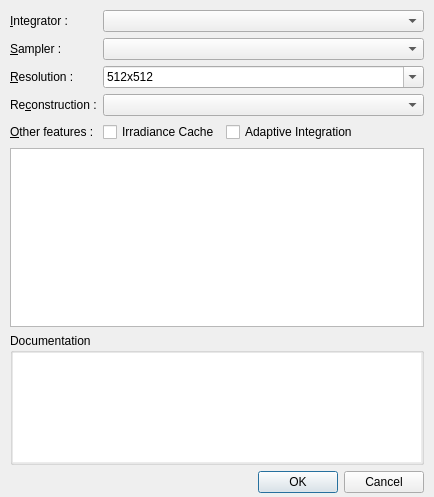
<?xml version="1.0" encoding="UTF-8"?>
<ui version="4.0">
 <class>RenderSettingsDialog</class>
 <widget class="QDialog" name="RenderSettingsDialog">
  <property name="geometry">
   <rect>
    <x>0</x>
    <y>0</y>
    <width>434</width>
    <height>497</height>
   </rect>
  </property>
  <property name="windowTitle">
   <string>Render settings</string>
  </property>
  <layout class="QGridLayout" name="gridLayout" rowstretch="0,0,0,0,5,0,0,0" columnstretch="0,0,1">
   <property name="leftMargin">
    <number>10</number>
   </property>
   <property name="topMargin">
    <number>10</number>
   </property>
   <property name="rightMargin">
    <number>10</number>
   </property>
   <property name="bottomMargin">
    <number>4</number>
   </property>
   <item row="0" column="1" colspan="2">
    <widget class="QComboBox" name="integratorBox"/>
   </item>
   <item row="1" column="1" colspan="2">
    <widget class="QComboBox" name="samplerBox"/>
   </item>
   <item row="2" column="1" colspan="2">
    <widget class="QComboBox" name="resolutionBox">
     <property name="editable">
      <bool>true</bool>
     </property>
     <item>
      <property name="text">
       <string>512x512</string>
      </property>
     </item>
     <item>
      <property name="text">
       <string>640x480</string>
      </property>
     </item>
     <item>
      <property name="text">
       <string>768x512</string>
      </property>
     </item>
     <item>
      <property name="text">
       <string>768x576</string>
      </property>
     </item>
     <item>
      <property name="text">
       <string>1024x768</string>
      </property>
     </item>
     <item>
      <property name="text">
       <string>1024x1024</string>
      </property>
     </item>
     <item>
      <property name="text">
       <string>1280x1024</string>
      </property>
     </item>
     <item>
      <property name="text">
       <string>1920x1080</string>
      </property>
     </item>
    </widget>
   </item>
   <item row="3" column="1" colspan="2">
    <widget class="QComboBox" name="rFilterBox"/>
   </item>
   <item row="4" column="1">
    <widget class="QCheckBox" name="icBox">
     <property name="text">
      <string>Irradiance Cache</string>
     </property>
    </widget>
   </item>
   <item row="4" column="2">
    <widget class="QCheckBox" name="aiBox">
     <property name="text">
      <string>Adaptive Integration</string>
     </property>
    </widget>
   </item>
   <item row="5" column="0" colspan="3">
    <widget class="QTreeView" name="treeView"/>
   </item>
   <item row="7" column="0" colspan="3">
    <widget class="QDialogButtonBox" name="buttonBox">
     <property name="standardButtons">
      <set>QDialogButtonBox::Cancel|QDialogButtonBox::Ok</set>
     </property>
    </widget>
   </item>
   <item row="6" column="0" colspan="3">
    <widget class="QGroupBox" name="groupBox">
     <property name="maximumSize">
      <size>
       <width>16777215</width>
       <height>171</height>
      </size>
     </property>
     <property name="title">
      <string>Documentation</string>
     </property>
     <property name="flat">
      <bool>false</bool>
     </property>
     <layout class="QGridLayout" name="gridLayout_2">
      <property name="margin">
       <number>0</number>
      </property>
      <property name="spacing">
       <number>4</number>
      </property>
      <item row="0" column="0">
       <widget class="QTextEdit" name="helpViewer">
        <property name="enabled">
         <bool>true</bool>
        </property>
        <property name="minimumSize">
         <size>
          <width>0</width>
          <height>60</height>
         </size>
        </property>
        <property name="maximumSize">
         <size>
          <width>16777215</width>
          <height>122</height>
         </size>
        </property>
        <property name="frameShape">
         <enum>QFrame::NoFrame</enum>
        </property>
        <property name="frameShadow">
         <enum>QFrame::Sunken</enum>
        </property>
        <property name="readOnly">
         <bool>true</bool>
        </property>
        <property name="html">
         <string>&lt;!DOCTYPE HTML PUBLIC &quot;-//W3C//DTD HTML 4.0//EN&quot; &quot;http://www.w3.org/TR/REC-html40/strict.dtd&quot;&gt;
&lt;html&gt;&lt;head&gt;&lt;meta name=&quot;qrichtext&quot; content=&quot;1&quot; /&gt;&lt;style type=&quot;text/css&quot;&gt;
p, li { white-space: pre-wrap; }
&lt;/style&gt;&lt;/head&gt;&lt;body style=&quot; font-family:'Sans'; font-size:10pt; font-weight:400; font-style:normal;&quot;&gt;
&lt;p style=&quot;-qt-paragraph-type:empty; margin-top:0px; margin-bottom:0px; margin-left:0px; margin-right:0px; -qt-block-indent:0; text-indent:0px; font-family:'Lucida Grande'; font-size:13pt;&quot;&gt;&lt;/p&gt;&lt;/body&gt;&lt;/html&gt;</string>
        </property>
        <property name="textInteractionFlags">
         <set>Qt::NoTextInteraction</set>
        </property>
       </widget>
      </item>
     </layout>
    </widget>
   </item>
   <item row="2" column="0">
    <widget class="QLabel" name="label_5">
     <property name="text">
      <string>&amp;Resolution :</string>
     </property>
     <property name="buddy">
      <cstring>resolutionBox</cstring>
     </property>
    </widget>
   </item>
   <item row="1" column="0">
    <widget class="QLabel" name="label_2">
     <property name="text">
      <string>&amp;Sampler :</string>
     </property>
     <property name="buddy">
      <cstring>samplerBox</cstring>
     </property>
    </widget>
   </item>
   <item row="0" column="0">
    <widget class="QLabel" name="label">
     <property name="text">
      <string>&amp;Integrator :</string>
     </property>
     <property name="buddy">
      <cstring>integratorBox</cstring>
     </property>
    </widget>
   </item>
   <item row="4" column="0">
    <widget class="QLabel" name="label_4">
     <property name="text">
      <string>&amp;Other features :</string>
     </property>
     <property name="buddy">
      <cstring>icBox</cstring>
     </property>
    </widget>
   </item>
   <item row="3" column="0">
    <widget class="QLabel" name="label_6">
     <property name="text">
      <string>Re&amp;construction :</string>
     </property>
     <property name="buddy">
      <cstring>rFilterBox</cstring>
     </property>
    </widget>
   </item>
  </layout>
 </widget>
 <tabstops>
  <tabstop>integratorBox</tabstop>
  <tabstop>samplerBox</tabstop>
  <tabstop>resolutionBox</tabstop>
  <tabstop>rFilterBox</tabstop>
  <tabstop>icBox</tabstop>
  <tabstop>aiBox</tabstop>
  <tabstop>treeView</tabstop>
  <tabstop>helpViewer</tabstop>
  <tabstop>buttonBox</tabstop>
 </tabstops>
 <resources/>
 <connections>
  <connection>
   <sender>buttonBox</sender>
   <signal>rejected()</signal>
   <receiver>RenderSettingsDialog</receiver>
   <slot>reject()</slot>
   <hints>
    <hint type="sourcelabel">
     <x>293</x>
     <y>444</y>
    </hint>
    <hint type="destinationlabel">
     <x>408</x>
     <y>316</y>
    </hint>
   </hints>
  </connection>
  <connection>
   <sender>buttonBox</sender>
   <signal>accepted()</signal>
   <receiver>RenderSettingsDialog</receiver>
   <slot>accept()</slot>
   <hints>
    <hint type="sourcelabel">
     <x>371</x>
     <y>449</y>
    </hint>
    <hint type="destinationlabel">
     <x>411</x>
     <y>417</y>
    </hint>
   </hints>
  </connection>
 </connections>
</ui>
